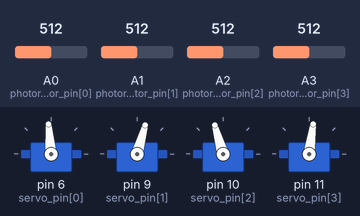
The program below on a simulated Arduino Uno, built with avr-gcc and run on an emulated ATmega328P. Parts: 4 × servo. The inputs (shaded band) are chosen by the test bench; at power-on: A1 (photoresistor_pin[1]) = 512, A0 (photoresistor_pin[0]) = 512, A2 (photoresistor_pin[2]) = 512, A3 (photoresistor_pin[3]) = 512. What the program prints to the serial monitor is not drawn.

Above: at 12.4 s.
12.5 s: A1 (photoresistor_pin[1]) set to 585
14.0 s: A1 (photoresistor_pin[1]) set to 618
At 15.2 s:
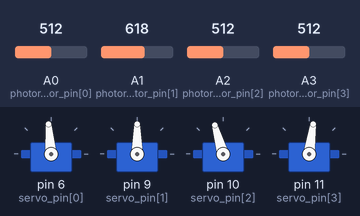
15.5 s: A0 (photoresistor_pin[0]) set to 716
At 16.4 s:
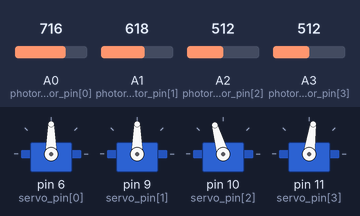
17.0 s: A2 (photoresistor_pin[2]) set to 589
18.5 s: A2 (photoresistor_pin[2]) set to 614
At 19.6 s:
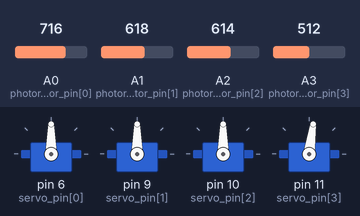
Timing chart, 0 to 21.0 s (numbered marks = the images above; inputs shaded):
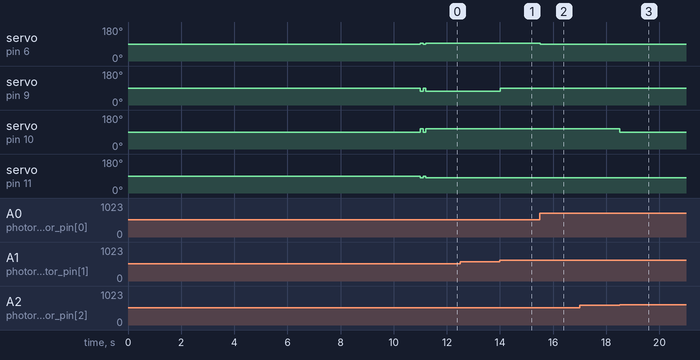

Measured:
- the behaviour switches between 599 and 600 on A1 (photoresistor_pin[1]) (found by bisection; images 0 and 1)
- the behaviour switches between 599 and 600 on A2 (photoresistor_pin[2]) (found by bisection; images 2 and 3)
- after the input at 14.0 s, servo on pin 9 (servo_pin[1]): 74° → 90° at once
- after the input at 15.5 s, servo on pin 6 (servo_pin[0]): 95° → 90° at once
- after the input at 18.5 s, servo on pin 10 (servo_pin[2]): 106° → 90° at once

The program:

main.cpp
```cpp
#define DEBUG 1
#include <Arduino.h>
#include <Servo.h>

// Defining the count of sensors and motor pairs and their corresponding pins
// (Change only if the layout of the board has changed)
constexpr size_t n = 4;                                     // count of sensor + servo pairs
constexpr uint16_t servo_pin[n] = {6, 9, 10, 11};           // servo motor pins (must be PWM~)
constexpr uint16_t photoresistor_pin[n] = {A0, A1, A2, A3}; // photoresitor pins (must be analog)

// Program specific variables and objects
Servo servos[n];                            // Servo object used by the Servo library
uint32_t last_photoresistor_check[n] = {0}; // Last time the photoresistor value was read, modified in loop
int last_servo_degrees[n] = {0};            // Last angle the servomotor was set to, modified in loop
int servo_released_degrees[n] = {0};        // Angle at which the servo's handle doesn't touch the screen, modified in setup
uint32_t temp_time = 0;                     // Temporary variable that stores time passed between servo presses, modified in loop
uint16_t photoresistor_value = 0;           // Temporary variable that stores values read by the photoresistor, modified in loop
#ifdef DEBUG
const int bufsize = 128; // Size of the buffer for storing data coming from Serial
char buffer[bufsize];    // Input buffer for receiving data from Serial
#endif

// ╔───────────────────────╗
// │Adjust parameters below│
// ╚───────────────────────╝

// If the measurement value read by photoresistor 'i' is lower than the *threshold* then the servo 'i' moves.
uint16_t thresholds[n] = {600, 600, 600, 600}; // Default {500,500,500,500}, Possible integer values 0-1023

// Starting value of delay between reading from the same photoresistor in miliseconds (1/1000 s).
uint32_t start_delay_ms = 10; // Default 100, Possible integer values >0

// The angular displacement ( released angle - pressed angle) for each servomotor's handle when a black tile is detected. Servos spin counterclockwise.
int servo_pressed_degrees_delta[n] = {5, -16, 16, -8}; // Default {5, -5, 5, -5}, Possible values such that always (released+delta) in [0°; 180°]
// ─────────────────────────

#ifdef DEBUG

int wait_upto_10s_for_input()
{
  uint32_t time_start = millis();
  while (Serial.available() == 0)
  {
    // wait up to 10s for input on serial
    if (time_start + 10000 < millis())
    {
      return 0;
    }
  }
  return 1;
}

void receive_values_of_parameters_from_serial()
{
  if (wait_upto_10s_for_input())
  {
    memset(buffer, 0, bufsize * sizeof(char)); // clear buffer contents
    Serial.readBytesUntil('\n', buffer, bufsize);
    switch (buffer[0])
    {
    case '.': // 'p' for photoresistor thresholds
      // . 200,600,200,600 ; 10 ; 19,-25,17,-15
      sscanf(buffer, ". %u,%u,%u,%u ; %lu ; %d,%d,%d,%d",
             &thresholds[0], &thresholds[1], &thresholds[2], &thresholds[3],
             &start_delay_ms,
             &servo_pressed_degrees_delta[0], &servo_pressed_degrees_delta[1],
             &servo_pressed_degrees_delta[2], &servo_pressed_degrees_delta[3]);
      break;
    default:
      return; // abandon filling other values
    }
  }
}

#endif

// Only run once
void setup()
{
#ifdef DEBUG
  // Opening serial port for calibration and debugging
  Serial.begin(115200);

  receive_values_of_parameters_from_serial();

  for (size_t i = 0; i < n; i++)
  {
    Serial.print(String(thresholds[i]) + " ");
  }

  Serial.print("\n" + String(start_delay_ms) + "\n");

  for (size_t i = 0; i < n; i++)
  {
    Serial.print(String(servo_pressed_degrees_delta[i]) + " ");
  }

  Serial.print("\n");

#endif

  // Fill program specific arrays with all 0
  memset(last_photoresistor_check, 0, n * sizeof(uint32_t));
  memset(last_servo_degrees, 0, n * sizeof(int));
  memset(servo_released_degrees, 0, n * sizeof(int));

  for (size_t i = 0; i < n; i++)
  {
    // Assingning Analog pins to read data from photoresistor
    pinMode(photoresistor_pin[i], INPUT);
    // Attaching servo pins to allow for control
    servos[i].attach(servo_pin[i]);
    // Setting the default position
    servo_released_degrees[i] = servos[i].read();
    // Release all servos
    servos[i].write(servo_released_degrees[i]);
  }

#ifdef DEBUG
  for (size_t i = 0; i < n; i++)
  {
    Serial.print(String(servo_released_degrees[i]) + " ");
  }
  Serial.print("\n");
#endif

  delay(1000);

  // Press down all servo handles at once
  for (size_t i = 0; i < n; i++)
  {
    servos[i].write(servo_released_degrees[i] + servo_pressed_degrees_delta[i]);
  }

#ifdef DEBUG
  // Print starting time
  Serial.println(millis());
#endif

  // Hold shortly
  delay(100);

  // Release all servo handles and begin loop
  for (size_t i = 0; i < n; i++)
  {
    servos[i].write(servo_released_degrees[i]);
  }
  delay(100);
}

// Run indefinitely in a loop
void loop()
{

  // For each pair `i` we check sequentially that ...
  for (size_t i = 0; i < n; i++)
  {

    // if the time since last value read for that specific photoresistor `i` was read
    // is less than start_delay_ms
    if (((temp_time = millis()) - last_photoresistor_check[i]) > start_delay_ms)
    {
      last_photoresistor_check[i] = temp_time; // reset timer

#ifdef DEBUG
      Serial.print(String(temp_time) + " ");
#endif

      // check if the photoresistor `i` value is less than the threshold parameter
      // Note that the threshold value should be adjusted
      // In other words, this if clause detects black tiles
      if ((photoresistor_value = analogRead(photoresistor_pin[i])) < thresholds[i])
      {
        // Move the servomotor handle to press on the screen
        last_servo_degrees[i] = servo_released_degrees[i] + servo_pressed_degrees_delta[i];
      }
      else
      {
        // Move back the servomotor handle to release the tap
        last_servo_degrees[i] = servo_released_degrees[i];
      }

#ifdef DEBUG
      // Print the value read by photoresistor to the serial monitor
      Serial.print(String(i) + " " + String(photoresistor_value) + "\n");
#endif
    }

    // save last handle position until the next check
    servos[i].write(last_servo_degrees[i]);
  }
}
```
